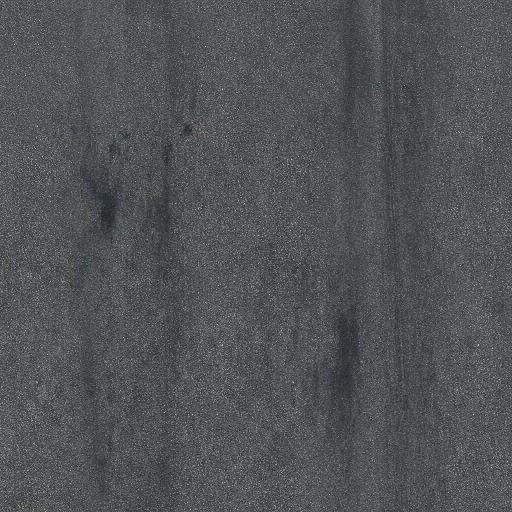
#> input picture assets/generated/asphalt_raw.jpg, 1024 x 1024 px (shown at 1/2 size); its folder holds 8 pictures in this run
$ python prep-textures.py
#> lines starting #> are read from the running program, lines starting #| are printed output that depends on the picture
#!/usr/bin/env python3
"""
Turns the raw Gemini images in assets/generated/ into game textures in public/textures/.

Generated images rarely tile perfectly, so each axis that must repeat is made seamless by
cross-fading the borders with a copy rolled by half a tile (the copy is continuous where the
original wraps). Roughness maps are derived from albedo luminance.

Usage: python3 scripts/prep-textures.py
"""
from pathlib import Path

import numpy as np
from PIL import Image, ImageDraw, ImageFilter

ROOT = Path(__file__).resolve().parent.parent
SRC = ROOT / 'assets' / 'generated'
OUT = ROOT / 'public' / 'textures'


def seamless(a: np.ndarray, axis: int, band: float = 0.18) -> np.ndarray:
    """Cross-fades the borders along `axis` with the half-rolled image, so it wraps without a seam."""
    n = a.shape[axis]
    t = np.abs(np.arange(n) / (n - 1) - 0.5) * 2  # 0 at the centre, 1 at both borders
    w = np.clip((t - (1 - 2 * band)) / (2 * band), 0, 1)
    w = w * w * (3 - 2 * w)
    shape = [1] * a.ndim
    shape[axis] = n
    w = w.reshape(shape)
    return a * (1 - w) + np.roll(a, n // 2, axis=axis) * w


def load(name: str) -> np.ndarray:
#> called with name = 'asphalt_raw.jpg'
    return np.asarray(Image.open(SRC / name).convert('RGB'), dtype=np.float32)


def save(a: np.ndarray, name: str, size: tuple[int, int], quality: int = 88) -> None:
    img = Image.fromarray(np.clip(a, 0, 255).astype(np.uint8))  # RGB or RGBA
    img = img.resize(size, Image.LANCZOS)
    img.save(OUT / name, 'WEBP', quality=quality, method=6)
    print(f'{name:22s} {size[0]}x{size[1]}  {(OUT / name).stat().st_size // 1024} KB')


def roughness(a: np.ndarray) -> np.ndarray:
    """Bright aggregate is rougher than the polished dark binder (same rule as the procedural map)."""
    lum = a @ np.array([0.299, 0.587, 0.114], dtype=np.float32)
    lum = (lum - lum.min()) / max(1.0, lum.max() - lum.min()) * 255
    r = np.clip(175 + lum * 0.32, 0, 255)
    return np.repeat(r[..., None], 3, axis=2)


def flatten(a: np.ndarray, radius: float, keep: float) -> np.ndarray:
    """Keeps only `keep` of the large-scale tone variation, so big tiles do not read as a grid."""
    img = Image.fromarray(np.clip(a, 0, 255).astype(np.uint8))
    low = np.asarray(img.filter(ImageFilter.GaussianBlur(radius)), dtype=np.float32)
    return a - low * (1 - keep) + low.reshape(-1, 3).mean(0) * (1 - keep)


def cutout(a: np.ndarray, flood: bool) -> np.ndarray:
    """
    RGBA from an image on a plain white backdrop. `flood` clears only the white connected to the
    top corners (keeps white parts of the subject, like a roof); otherwise every white pixel goes.
    The edge is pulled in a pixel and softened, so no white halo is left.
    """
    white = (a.min(axis=2) > 222) & (np.ptp(a, axis=2) < 30)
    if flood:
        m = Image.fromarray(white.astype(np.uint8) * 255).copy()  # a numpy-backed image ignores floodfill
        for corner in [(0, 0), (m.width - 1, 0)]:
            ImageDraw.floodfill(m, corner, 128)
        white = np.asarray(m) == 128
    alpha = Image.fromarray((~white).astype(np.uint8) * 255).filter(ImageFilter.MinFilter(3)).filter(ImageFilter.GaussianBlur(0.7))
    rgba = np.dstack([a, np.asarray(alpha, dtype=np.float32)])
    ys, xs = np.nonzero(rgba[..., 3] > 8)
    return rgba[ys.min():ys.max() + 1, xs.min():xs.max() + 1]


def main() -> None:
    OUT.mkdir(parents=True, exist_ok=True)

    # Asphalt: tyre marks run along the image's y; the strip's u (along the track) is the texture's x.
    asphalt = np.rot90(seamless(seamless(load('asphalt_raw.jpg'), 0, 0.1), 1, 0.1))
#> in seamless, `n = a.shape[axis]`: n = 1024
#> in seamless, `t = np.abs(np.arange(n) / (n - 1) - 0.5) * 2`: t = 1024 values, max 1 at index 0, min 0.000978 at index 511, mean 0.5
#> in seamless, `w = np.clip((t - (1 - 2 * band)) / (2 * band), 0, 1)`: w = 1024 values, max 1 at index 0, min 0 at index 103, mean 0.101
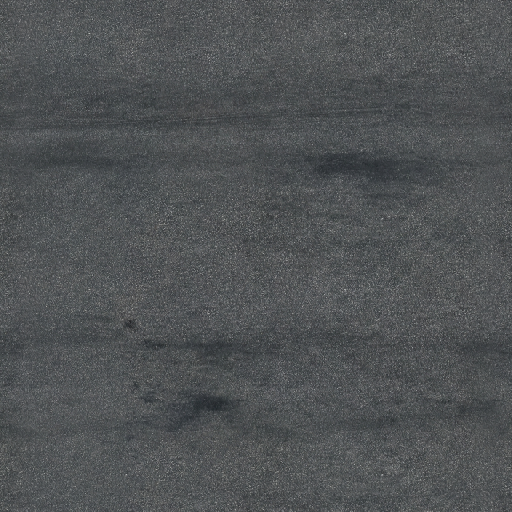
#> asphalt: shape (1024, 1024, 3) float64 (shown at 1/2 size); mean of channels 0, 1, 2 80.3, 83.3, 85; drawn as R, G, B
    save(asphalt, 'asphalt.webp', (1024, 1024))
    save(roughness(asphalt), 'asphalt_rough.webp', (512, 512), 80)

    # Grass came out as two stacked copies: the top half already wraps vertically.
    grass = load('grass_raw.jpg')
    grass = seamless(seamless(grass[:grass.shape[0] // 2], 0, 0.25), 1)
    save(grass, 'grass.webp', (1024, 512))

    # Ground: the generator drew a strip of track at the right edge, so only the field is kept.
    ground = seamless(seamless(load('ground_raw.jpg')[:900, :900], 0), 1)
    save(flatten(ground, 40, 0.25), 'ground.webp', (1024, 1024))
    save(seamless(seamless(load('gravel_raw.jpg'), 0), 1), 'gravel.webp', (1024, 1024))

    # Kerb: two red/white pairs along u, across the strip along v; the pattern itself wraps.
    save(load('kerb_raw.jpg'), 'kerb.webp', (1024, 512))

    # Barrier: one 3 m x 1 m panel, repeating along the wall only.
    save(seamless(load('barrier_raw.jpg'), 1, 0.08), 'barrier.webp', (1536, 512))

    # Same wall with invented sponsors on the top band; the panel edges line up when it repeats.
    save(load('barrier_ads_raw.jpg'), 'barrier_ads.webp', (1536, 512))

    # Skies: equirectangular, must wrap around the horizon.
    for sky in ['day', 'overcast', 'night']:
        save(seamless(load(f'sky_{sky}_raw.jpg'), 1, 0.06), f'sky_{sky}.webp', (2048, 1024), 90)

    # Billboards with alpha; their aspect sets the size in the scene (see TrackMesh).
    for name, flood in [('trees', False), ('grandstand', True)]:
        a = cutout(load(f'{name}_raw.jpg'), flood)
        save(a, f'{name}.webp', (2048, round(2048 * a.shape[0] / a.shape[1])))

    # Street circuits: the generated skyline included a road at the bottom; it stops at the building line.
    for name in ['city_day', 'city_night']:
        city = load(f'{name}_raw.jpg')
        a = cutout(city[:int(city.shape[0] * 0.84)], True)
        save(a, f'{name}.webp', (2048, round(2048 * a.shape[0] / a.shape[1])))

    # Seen from the top camera: tree crowns (alpha) behind the tree line, rooftops behind the
    # skyline and the grandstand roof; all repeat along u.
    a = cutout(load('canopy_raw.jpg'), False)
    save(seamless(a, 1, 0.08), 'canopy.webp', (2048, round(2048 * a.shape[0] / a.shape[1])))
    save(seamless(load('rooftops_raw.jpg'), 1, 0.08), 'rooftops.webp', (2048, 512))
    save(seamless(load('stand_roof_raw.jpg'), 1, 0.05), 'stand_roof.webp', (2048, 512))

    # Wheel faces: planar UVs with the circle filling the square.
    # The tyre sits on a grey backdrop with some margin: crop to the square around the dark rubber.
    tyre = load('sidewall_raw.jpg')
    ys, xs = np.nonzero(tyre.max(axis=2) < 110)
    cy, cx, r = (ys.min() + ys.max()) // 2, (xs.min() + xs.max()) // 2, max(np.ptp(ys), np.ptp(xs)) // 2
    save(tyre[cy - r:cy + r, cx - r:cx + r], 'sidewall.webp', (512, 512))
    save(load('rim_raw.jpg'), 'rim.webp', (512, 512))

    # App icon: the rounded square without its white surround.
    logo = cutout(load('logo_raw.jpg'), True)
    for size in [64, 256]:
        Image.fromarray(np.clip(logo, 0, 255).astype(np.uint8)).resize((size, size), Image.LANCZOS).save(OUT.parent / f'logo-{size}.png')


if __name__ == '__main__':
#> (the run stopped early here; a loop or call above may not have finished)
